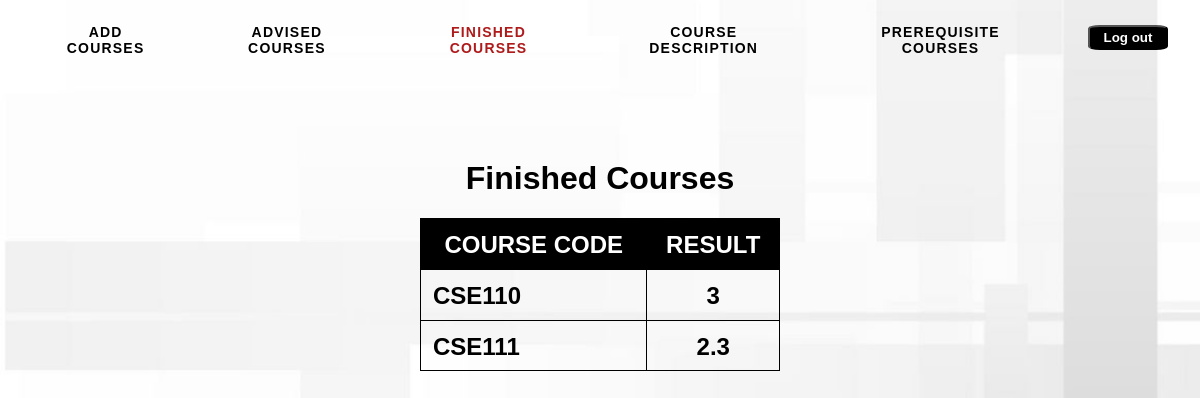
Screenshot of /View/finishedCourse.php (signed in) with the database file from the repository.
### tables this page shows
CREATE TABLE `course_finished` (
  `STID` int(18) NOT NULL,
  `FINISHED_COURSE_ID` varchar(15) NOT NULL,
  `COURSE_RESULT` float NOT NULL
);

### Model/Model.php (called while the page is built, shortened)
<?php
class Model
{
  public function finishedCourseView()
  {
    include('connect.php');
    $stid =  $_SESSION['STID'];
    $sql = "SELECT * from course_finished WHERE STID='" . $stid . "'";
    $result = mysqli_query($con, $sql);
    return mysqli_fetch_all($result, MYSQLI_ASSOC);
  }
}

### Controller/viewFinishedCourseController.php (called while the page is built, shortened)
<?php
  include('controller.php');
  $rows = $model->finishedCourseView();

### View/finishedCourse.php (the view, shortened to what this page needs)
<?php include('../Controller/viewFinishedCourseController.php') ?>
<html>
<head>
  <link rel="stylesheet" href="assets/css/style.css">
</head>
<?php include('templates/header.php'); ?>
<body align="center">
  <h1 style="margin-top: 10vh">Finished Courses</h1>
  <div>
    <h2>
      <table align="center">
        <thead>
          <tr>
            <th>COURSE CODE</th>
            <th>RESULT</th>
          </tr>
        </thead>
        <tbody>
          <?php
          foreach ($rows as $row) :
            echo "<tr><td><b>" . $row['FINISHED_COURSE_ID'] . "</b></td><td><b>" . $row['COURSE_RESULT'] . "</b></td></tr>";
          endforeach;
          ?>
        </tbody>
      </table>
    </h2>
  </div>
  <br>
</body>
</html>

### View/assets/css/style.css (style rules this page uses)
html { box-sizing: border-box; }
*, *:before, *:after { box-sizing: inherit; }
html { margin: 0; padding: 0; width: 100%; height: 100vh; }
body { padding: 0; margin: 0; width: 100%; height: 70vh; font-family: 'Poppins', sans-serif; font-weight: 400; background: url("../image/cover.jpg"); background-position: center; background-size: cover; -webkit-font-smoothing: antialiased; -moz-osx-font-smoothing: grayscale; }
table { font: 1em sans-serif; border-collapse: collapse; border-spacing: 0; min-width: 30%; }
table td, table th { border: 1px solid black; padding: 0.5em 0.5em 0.4em; }
table thead th { color: white; background: black; }
table tbody td + td { text-align: center; }
table tbody td:last-child { text-align: center; }

### rows the page displays
course_finished: FINISHED_COURSE_ID "CSE110", COURSE_RESULT "3"
course_finished: FINISHED_COURSE_ID "CSE111", COURSE_RESULT "2.3"
